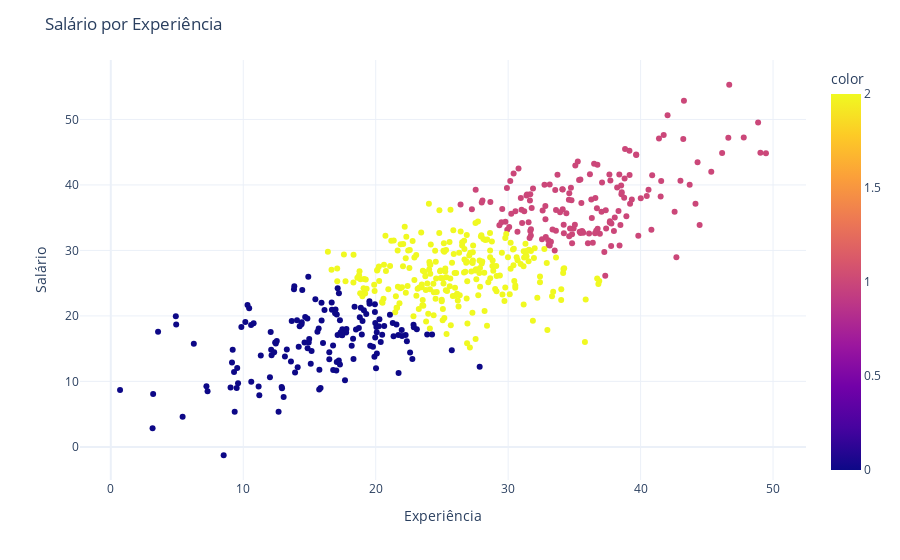

This figure's notebook cell:
### Code cell
grafico_clustercli = px.scatter(x=df_merge["Exp"],
                                y=df_merge["Salary"],
                                color=df_merge["cluster"]
                                )

fig = go.Figure(grafico_clustercli)
fig.update_layout(title="Salário por Experiência",
                  xaxis_title="Experiência",
                  yaxis_title="Salário",
                  template="plotly_white")

### Figure 1 — Plotly figure (JSON) as saved in the notebook; plotly's stock layout.template omitted (floating-point values rounded to 4 significant figures; data arrays with more than 128 entries replaced by an {"elided": "..."} marker saying what was removed)
{"data": [{"hovertemplate": "x=%{x}<br>y=%{y}<br>color=%{marker.color}<extra></extra>", "legendgroup": "", "marker": {"color": {"elided": "547 int values"}, "coloraxis": "coloraxis", "symbol": "circle"}, "mode": "markers", "name": "", "orientation": "v", "showlegend": false, "type": "scatter", "x": {"elided": "547 float values"}, "xaxis": "x", "y": {"elided": "547 float values"}, "yaxis": "y"}], "layout": {"coloraxis": {"colorbar": {"title": {"text": "color"}}, "colorscale": [[0, "#0d0887"], [0.1111, "#46039f"], [0.2222, "#7201a8"], [0.3333, "#9c179e"], [0.4444, "#bd3786"], [0.5556, "#d8576b"], [0.6667, "#ed7953"], [0.7778, "#fb9f3a"], [0.8889, "#fdca26"], [1, "#f0f921"]]}, "legend": {"tracegroupgap": 0}, "margin": {"t": 60}, "title": {"text": "Salário por Experiência"}, "xaxis": {"anchor": "y", "domain": [0, 1], "title": {"text": "Experiência"}}, "yaxis": {"anchor": "x", "domain": [0, 1], "title": {"text": "Salário"}}}}
